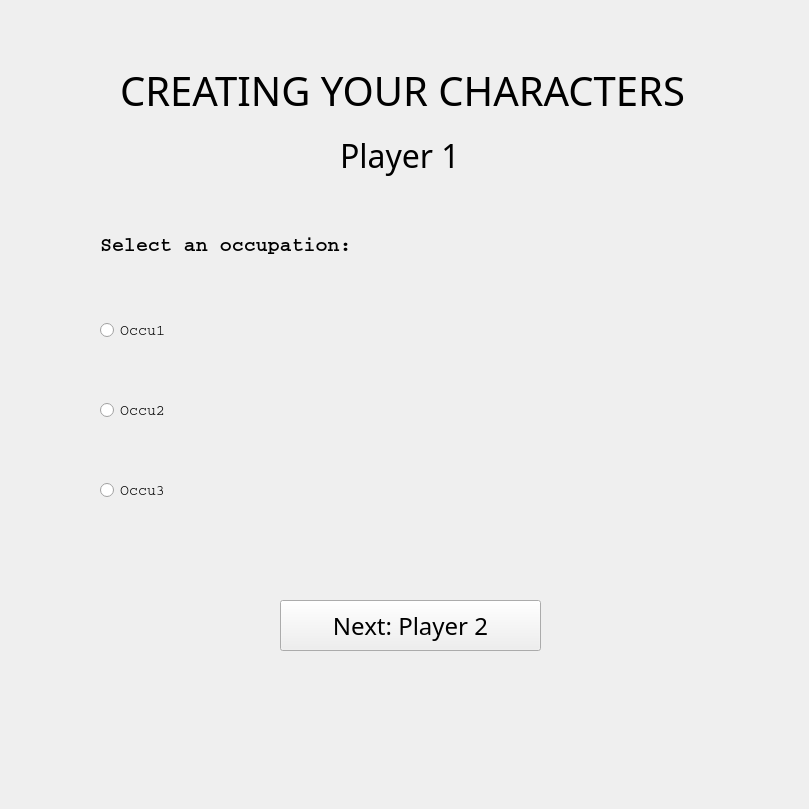
    <widget class="QWidget" name="page_6_occu1">
     <widget class="QWidget" name="widget_6" native="true">
      <property name="geometry">
       <rect>
        <x>0</x>
        <y>0</y>
        <width>800</width>
        <height>800</height>
       </rect>
      </property>
      <widget class="QRadioButton" name="radioButton_12">
       <property name="geometry">
        <rect>
         <x>100</x>
         <y>460</y>
         <width>471</width>
         <height>61</height>
        </rect>
       </property>
       <property name="font">
        <font>
         <family>Courier</family>
         <pointsize>11</pointsize>
        </font>
       </property>
       <property name="styleSheet">
        <string notr="true">color: rgb(0, 0, 0);</string>
       </property>
       <property name="text">
        <string>Occu3</string>
       </property>
      </widget>
      <widget class="QRadioButton" name="radioButton_10">
       <property name="geometry">
        <rect>
         <x>100</x>
         <y>300</y>
         <width>471</width>
         <height>61</height>
        </rect>
       </property>
       <property name="font">
        <font>
         <family>Courier</family>
         <pointsize>11</pointsize>
        </font>
       </property>
       <property name="styleSheet">
        <string notr="true">color: rgb(0, 0, 0);</string>
       </property>
       <property name="text">
        <string>Occu1</string>
       </property>
      </widget>
      <widget class="QRadioButton" name="radioButton_11">
       <property name="geometry">
        <rect>
         <x>100</x>
         <y>380</y>
         <width>471</width>
         <height>61</height>
        </rect>
       </property>
       <property name="font">
        <font>
         <family>Courier</family>
         <pointsize>11</pointsize>
        </font>
       </property>
       <property name="styleSheet">
        <string notr="true">color: rgb(0, 0, 0);</string>
       </property>
       <property name="text">
        <string>Occu2</string>
       </property>
      </widget>
      <widget class="QLabel" name="label_23">
       <property name="geometry">
        <rect>
         <x>100</x>
         <y>210</y>
         <width>651</width>
         <height>71</height>
        </rect>
       </property>
       <property name="font">
        <font>
         <family>Courier</family>
         <pointsize>15</pointsize>
         <italic>false</italic>
         <bold>true</bold>
        </font>
       </property>
       <property name="styleSheet">
        <string notr="true">color: rgb(0, 0, 0);</string>
       </property>
       <property name="text">
        <string>Select an occupation:</string>
       </property>
       <property name="wordWrap">
        <bool>true</bool>
       </property>
      </widget>
      <widget class="QLabel" name="label_24">
       <property name="geometry">
        <rect>
         <x>340</x>
         <y>120</y>
         <width>181</width>
         <height>71</height>
        </rect>
       </property>
       <property name="font">
        <font>
         <family>OCR A Extended</family>
         <pointsize>24</pointsize>
        </font>
       </property>
       <property name="styleSheet">
        <string notr="true">color: rgb(0, 0, 0);</string>
       </property>
       <property name="text">
        <string>Player 1</string>
       </property>
      </widget>
      <widget class="QLabel" name="label_25">
       <property name="geometry">
        <rect>
         <x>120</x>
         <y>70</y>
         <width>611</width>
         <height>41</height>
        </rect>
       </property>
       <property name="font">
        <font>
         <family>Bell MT</family>
         <pointsize>30</pointsize>
        </font>
       </property>
       <property name="styleSheet">
        <string notr="true">color: rgb(0, 0, 0);</string>
       </property>
       <property name="text">
        <string>CREATING YOUR CHARACTERS</string>
       </property>
      </widget>
      <widget class="QPushButton" name="pushButton_8">
       <property name="geometry">
        <rect>
         <x>280</x>
         <y>600</y>
         <width>261</width>
         <height>51</height>
        </rect>
       </property>
       <property name="font">
        <font>
         <family>OCR A Extended</family>
         <pointsize>18</pointsize>
        </font>
       </property>
       <property name="text">
        <string>Next: Player 2</string>
       </property>
      </widget>
     </widget>
    </widget>
